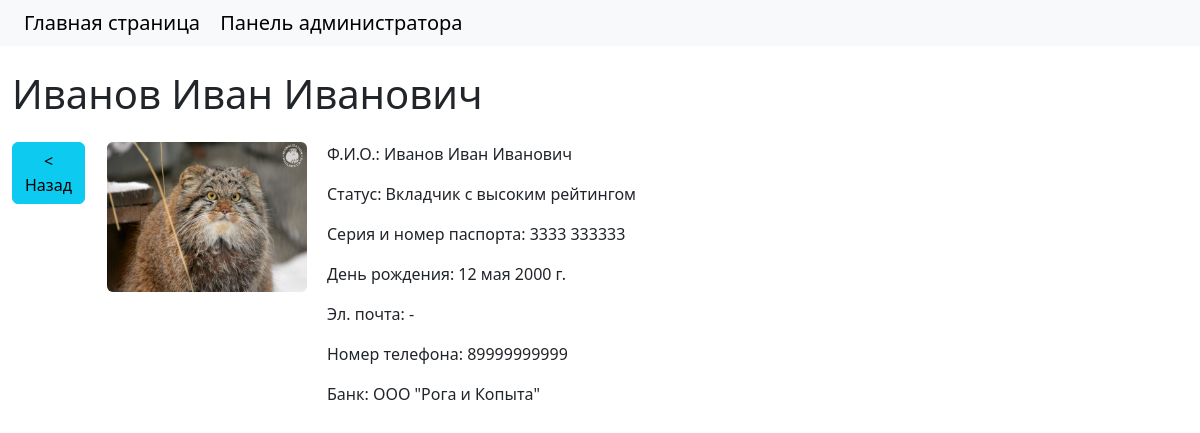
/depositor/1, run on the app's committed database.
### core/models.py (models this page shows, shortened)
class Depositor(models.Model):
    last_name = models.CharField('Фамилия', max_length=100)
    first_name = models.CharField('Имя', max_length=100)
    patronymic = models.CharField('Отчество', max_length=100, blank=True)
    role_choices = [
        ('depositorPremium', 'Вкладчик с высоким рейтингом'),
        ('depositorNormal', 'Вкладчик с обычным рейтингом'),
        ('depositorGarbage', 'Вкладчик из черного списка'),
    ]
    email = models.CharField('Почта', max_length=50, blank=True)
    telephone = models.CharField('Телефон', max_length=12, blank=True)
    role = models.CharField('Роль', max_length=20, choices=role_choices)
    birthday = models.DateField('День рождения', null=True, blank=True, default=timezone.now)
    bank = models.ForeignKey(Bank, on_delete=models.CASCADE, verbose_name='Банк')
    photo = models.ImageField('Фото вкладчика', upload_to='photos', null=True, blank=True)
    passport = models.CharField('Серия и номер паспорта', max_length=11, default='', unique=True)
    class Meta:
        verbose_name = 'Вкладчик'
        verbose_name_plural = 'Вкладчики'

class Bank(models.Model):
    name = models.CharField('Наименование', max_length=100, unique=True)
    address = models.CharField('Адрес', max_length=200)
    def __str__(self):
        return self.name
    class Meta:
        verbose_name = 'Банк'
        verbose_name_plural = 'Банки'

### core/views.py (the view)
# urls.py: path('depositor/<int:pk>', views.DepositorDetail.as_view(), name='depositor_detail'),
class DepositorDetail(DetailView):
    model = models.Depositor
    context_object_name = 'depositor'
    template_name = 'core/depositor_detail.html'
    def get_context_data(self, **kwargs):
        context = super().get_context_data(**kwargs)
        context['title'] = 'Вкладчик'
        return context

### core/templates/core/depositor_detail.html
{% extends 'base.html' %}
{% block page_title %}
<h1 class="mb-4">
    {{ depositor.last_name }} {{ depositor.first_name }} {{ depositor.patronymic }}
</h1>
{% endblock %}
{% block sidebar %}
<div class="col-md-1">
    <a href="{% url 'depositors' %}" class="btn btn-info">< Назад</a>
</div>
{% endblock %}
{% block content %}
<div class="col-md-11">
    <div style="display: flex; gap: 20px">
            <div class="media">
                {% if depositor.photo %}
                <img src="{{ depositor.photo.url }}" height="150" width="200" class="rounded mx-auto d-block" alt="">
                {% else %}
                <img src="https://loremflickr.com/200/150" alt="">
                {% endif %}
            </div>
        <div>
            <p>Ф.И.О.: {{ depositor.last_name }} {{ depositor.first_name }} {{ depositor.patronymic }}</p>
            <p>Статус:  {% if depositor.role == 'depositorPremium' %}
                Вкладчик с высоким рейтингом
                {% elif depositor.role == 'depositorNormal' %}
                Вкладчик с обычным рейтингом
                {% elif depositor.role == 'depositorGarbage' %}
                Вкладчик из черного списка
                {% else %}
                -
                {% endif %}
            </p>
            <p>Серия и номер паспорта:
                {% if depositor.passport %}
                {{ depositor.passport }}
                {% else %}
                -
                {% endif %}
            </p>
            <p>День рождения:
                {% if depositor.birthday %}
                {{ depositor.birthday }}
                {% else %}
                -
                {% endif %}
            </p>
            <p>Эл. почта:
                {% if depositor.email %}
                {{ depositor.email }}
                {% else %}
                -
                {% endif %}
            </p>
            <p>Номер телефона:
                {% if depositor.telephone %}
                {{ depositor.telephone }}
                {% else %}
                -
                {% endif %}
            </p>
            <p>Банк:
                {% if depositor.bank %}
                {{ depositor.bank }}
                {% else %}
                -
                {% endif %}
            </p>
        </div>
    </div>
</div>
{% endblock %}

### data on the page
Depositor: last_name "Иванов", first_name "Иван", patronymic "Иванович", photo (picture), passport "3333 333333", birthday "12 мая 2000 г.", telephone "89999999999", bank "ООО \"Рога и Копыта\""
